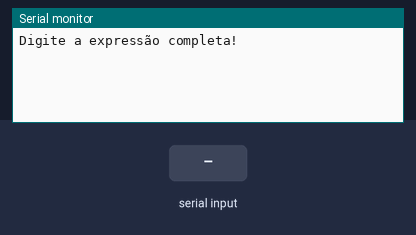
A sketch run on a simulated Arduino Uno, built with avr-gcc and run on an emulated ATmega328P. Parts: the last lines printed to the serial monitor. The test bench sets the inputs (shaded band).

Above: at 1.2 s.
1.3 s: "+" received over Serial
At 3.62 s:
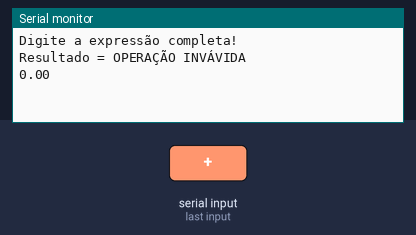
At 4.6 s:
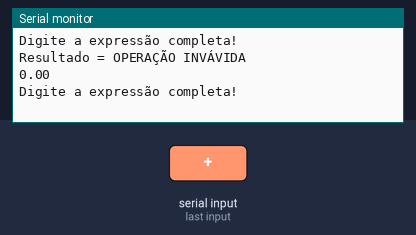

The sketch:

Calculadora_Nova.ino
```cpp
float number1, number2;
char operation;

void setup() {
  Serial.begin(9600);
  Serial.println("\nDigite a expressão completa!\n");
}

void loop() {
  while (Serial.available()) {

    number1 = Serial.parseFloat();
    operation = Serial.read();
    number2 = Serial.parseFloat();

    Serial.print("Resultado = ");
    Serial.println(resolucao());
    delay(500);
    Serial.flush();
    Serial.println("\nDigite a expressão completa!\n");
  }
}

float resolucao() {
  switch (operation) {
    case '+' :
      return number1 + number2;
    case '-' :
      return number1 - number2;
    case '*' :
      return number1 * number2;
    case '/' :
      return number1 / number2;
    default :
      Serial.println("OPERAÇÃO INVÁVIDA\n");
      return 0;
  }
}
```

Measured:
- after the input at 1.3 s, the serial monitor: prints a new line after 2.0 s (image 1)
